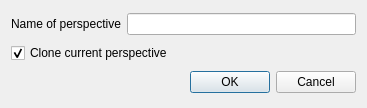
<?xml version="1.0" encoding="UTF-8"?>
<ui version="4.0">
 <class>Dialog</class>
 <widget class="QDialog" name="Dialog">
  <property name="geometry">
   <rect>
    <x>0</x>
    <y>0</y>
    <width>367</width>
    <height>108</height>
   </rect>
  </property>
  <property name="windowTitle">
   <string>Create new perspective</string>
  </property>
  <property name="modal">
   <bool>false</bool>
  </property>
  <layout class="QVBoxLayout" name="verticalLayout">
   <item>
    <layout class="QHBoxLayout" name="horizontalLayout">
     <item>
      <widget class="QLabel" name="label">
       <property name="text">
        <string>Name of perspective</string>
       </property>
      </widget>
     </item>
     <item>
      <widget class="QLineEdit" name="perspective_name_edit"/>
     </item>
    </layout>
   </item>
   <item>
    <widget class="QCheckBox" name="clone_checkbox">
     <property name="text">
      <string>Clone current perspective</string>
     </property>
     <property name="checked">
      <bool>true</bool>
     </property>
    </widget>
   </item>
   <item>
    <widget class="QDialogButtonBox" name="button_box">
     <property name="standardButtons">
      <set>QDialogButtonBox::Cancel|QDialogButtonBox::Ok</set>
     </property>
    </widget>
   </item>
  </layout>
 </widget>
 <resources/>
 <connections>
  <connection>
   <sender>button_box</sender>
   <signal>accepted()</signal>
   <receiver>Dialog</receiver>
   <slot>accept()</slot>
   <hints>
    <hint type="sourcelabel">
     <x>183</x>
     <y>85</y>
    </hint>
    <hint type="destinationlabel">
     <x>183</x>
     <y>53</y>
    </hint>
   </hints>
  </connection>
  <connection>
   <sender>button_box</sender>
   <signal>rejected()</signal>
   <receiver>Dialog</receiver>
   <slot>reject()</slot>
   <hints>
    <hint type="sourcelabel">
     <x>183</x>
     <y>85</y>
    </hint>
    <hint type="destinationlabel">
     <x>183</x>
     <y>53</y>
    </hint>
   </hints>
  </connection>
 </connections>
</ui>
